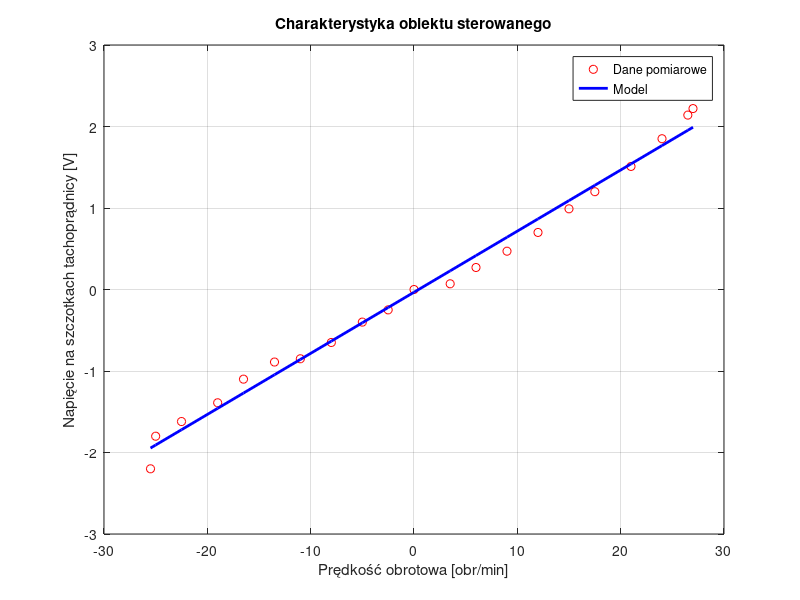
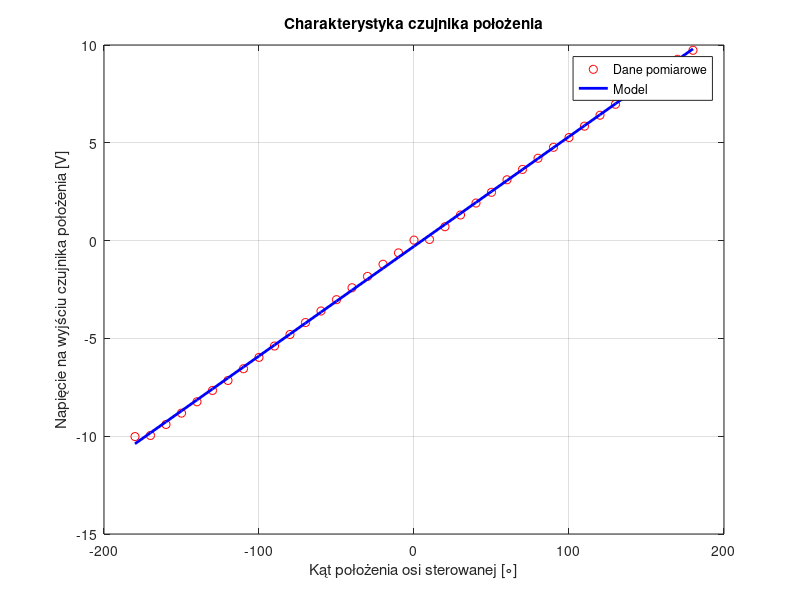
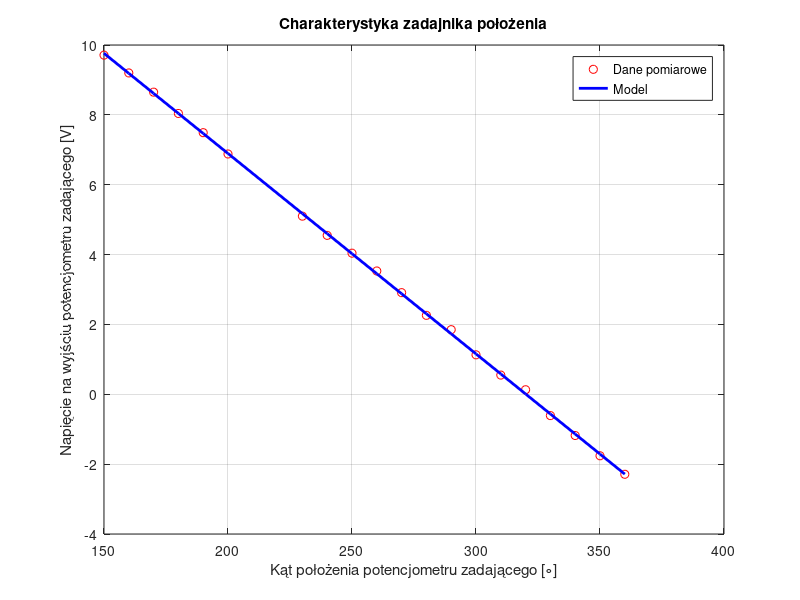

The MATLAB source for these figures, in order:
clc;
clear;
close all;



Tp = 0.155500000000000

% a) Charakterystyka obiektu sterowanego -> wyznaczenie kp

Ua = -10:1:10
nUa = [-25.5 , -25, -22.5, -19, -16.5, -13.5, -11, -8, -5, -2.5, 0, 3.5, 6, 9, 12, 15, 17.5, 21, 24, 26.5, 27]

p = polyfit(Ua, nUa, 1);
kp = p(1) * 6
nUa_fit = polyval(p, Ua)



% b) Charakterystyka tachoprądnicy

Ut = [-2.2, -1.8, -1.62, -1.39, -1.1, -0.89, -0.85, -0.65, -0.4, -0.25,0, 0.07, 0.27, 0.47, 0.7, 0.99, 1.2, 1.51, 1.85, 2.14, 2.22];
nUt = [-25.5 , -25, -22.5, -19, -16.5, -13.5, -11, -8, -5, -2.5, 0, 3.5, 6, 9, 12, 15, 17.5, 21, 24, 26.5, 27];

p2 = polyfit(nUt, Ut, 1);
kt = p2(1) / 6
Ut_fit = polyval(p2,nUt)


% c) Zależność sygnału (napięcia) wyjściowego THETA od kąta PHI

%theta -> napięcie na wyjściu
%phi -> kąt położenia osi
%dla poprawnego obliczenia delty trzeba bylo odwrocic dane i interpretowac
%je jako -180stopni -> 180stopni
theta = [-10.02, -9.96, -9.4, -8.82, -8.24, -7.66, -7.15, -6.55, -5.97, -5.39, -4.8, -4.19, -3.6, -3.02, -2.41, -1.83, -1.21, -0.627, 0.0246, 0.06, 0.71, 1.31, 1.92, 2.47, 3.11, 3.64, 4.21, 4.77, 5.27, 5.85, 6.41, 6.97, 7.52, 8.12, 8.68, 9.27, 9.73];
phi = -180:10:180;

% --- Dopasowanie liniowe polyfit ---
p_theta = polyfit(phi, theta, 1);
ks_fit = p_theta(1);   % współczynnik kierunkowy dopasowanej prostej
b_fit = p_theta(2);    % wyraz wolny

theta_fit = polyval(p_theta, phi);

d_theta = diff(theta);
d_phi = diff(phi);
ks = mean(d_theta ./ d_phi)

% d) Zależność sygnału napięcia zadającego THETA od kąta PHI

%theta2 -> napięcie na wyjściu
%phi2 -> kąt położenia osi
%tez potrzebna jest kreatywna analiza danych
%phi2 do 100, bo byla martwa strefa, a tyle punktow wystarczy do
%prawidlowego policzenia delty

theta2 = [-2.29, -1.76, -1.18, -0.61, 0.13, 0.55, 1.13, 1.85, 2.26, 2.91, 3.53, 4.04, 4.55, 5.1, 6.88,7.49,8.04, 8.65, 9.2, 9.71]
phi2 = [360,350,340,330,320,310,300,290,280,270,260,250,240,230,200,190,180,170,160,150]

d_theta2 = diff(theta2);
d_phi2 = diff(phi2);
kr = mean(d_theta2 ./ d_phi2)

p_theta2 = polyfit(phi2, theta2, 1);
kr_fit = p_theta2(1);   % współczynnik kierunkowy
b_fit2 = p_theta2(2);   % wyraz wolny


theta2_fit = polyval(p_theta2, phi2);




yplus10 = 1*0.9;
ymius10 = 1*1.1;


fprintf("=== Parametry identyfikacji ===\n");
fprintf("Tp = %.4f\nkp = %.4f\nkt = %.4f\nks_mean = %.4f\nkr_mean = %.4f\n\n", ...
     Tp, kp, kt, ks, kr) ;

figure;
plot(nUt, Ut, 'ro', 'DisplayName','Dane pomiarowe');
hold on
plot(nUt, Ut_fit, 'b-', 'LineWidth', 2, 'DisplayName','Model');
grid on
legend
xlabel('Prędkość obrotowa [obr/min]');
ylabel('Napięcie na szczotkach tachoprądnicy [V]');
title('Charakterystyka obiektu sterowanego');

% --- Wykres c ---
figure;
plot(phi, theta, 'ro', 'DisplayName', 'Dane pomiarowe');
hold on
plot(phi, theta_fit, 'b-', 'LineWidth', 2, 'DisplayName', sprintf('Model', ks_fit));
grid on
xlabel('Kąt położenia osi sterowanej [\circ]');
ylabel('Napięcie na wyjściu czujnika położenia [V]');
legend;
title('Charakterystyka czujnika położenia');

% --- Wykres d ---
figure;
plot(phi2, theta2, 'ro', 'DisplayName', 'Dane pomiarowe');
hold on
plot(phi2, theta2_fit, 'b-', 'LineWidth', 2, ...
     'DisplayName', sprintf('Model', kr_fit));
grid on
xlabel('Kąt położenia potencjometru zadającego [\circ]');
ylabel('Napięcie na wyjściu potencjometru zadającego [V]');
title('Charakterystyka zadajnika położenia');
legend;
